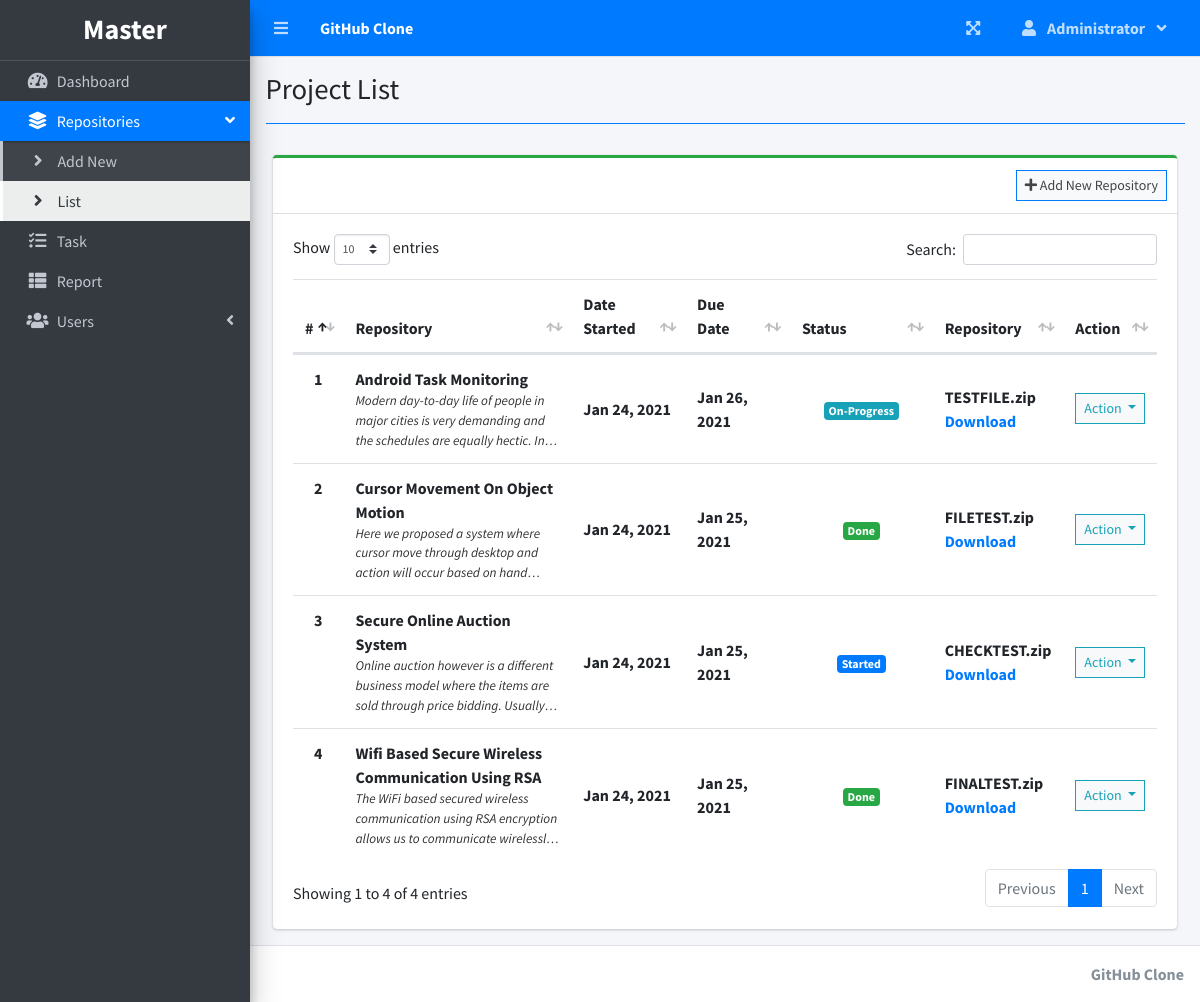
The app's page /index.php?page=project_list (signed in) with its own data.
### tables this page shows
CREATE TABLE `project_list` (
  `id` int(30) NOT NULL,
  `name` varchar(200) NOT NULL,
  `description` text NOT NULL,
  `avatar` varchar(100) NOT NULL,
  `status` tinyint(2) NOT NULL,
  `start_date` date NOT NULL,
  `end_date` date NOT NULL,
  `manager_id` int(30) NOT NULL,
  `user_ids` text NOT NULL,
  `date_created` datetime NOT NULL DEFAULT current_timestamp()
);

### project_list.php (the view, shortened to what this page needs)
<?php include 'db_connect.php';
?>
<div class="col-lg-12">
	<div class="card card-outline card-success">
		<div class="card-header">
			<?php if ($_SESSION['login_type'] != 3) : ?>
				<div class="card-tools">
					<a class="btn btn-block btn-sm btn-default btn-flat border-primary" href="./index.php?page=new_project"><i class="fa fa-plus"></i> Add New Repository</a>
				</div>
			<?php endif; ?>
		</div>
		<div class="card-body">
			<table class="table tabe-hover table-condensed" id="list">
				<colgroup>
					<col width="5%">
					<col width="35%">
					<col width="15%">
					<col width="15%">
					<col width="20%">
					<col width="10%">
				</colgroup>
				<thead>
					<tr>
						<th class="text-center">#</th>
						<th>Repository</th>
						<th>Date Started</th>
						<th>Due Date</th>
						<th>&emsp;&emsp;&emsp;&emsp;Status</th>
						<th>Repository</th>
						<th>Action</th>
					</tr>
				</thead>
				<tbody id="">
					<?php
					$i = 1;
					$stat = array("Pending", "Started", "On-Progress", "On-Hold", "Over Due", "Done");
					$where = "";
					$qry = $conn->query("SELECT * FROM project_list $where order by name asc");
					while ($row = $qry->fetch_assoc()) :
						$trans = get_html_translation_table(HTML_ENTITIES, ENT_QUOTES);
						unset($trans["\""], $trans["<"], $trans[">"], $trans["<h2"]);
						$desc = strtr(html_entity_decode($row['description']), $trans);
						$desc = str_replace(array("<li>", "</li>"), array("", ", "), $desc);
						$cprog = $conn->query("SELECT * FROM task_list where project_id = {$row['id']} and status = 3")->num_rows;
						$prod = $conn->query("SELECT * FROM user_productivity where project_id = {$row['id']}")->num_rows;
						if ($row['status'] == 0 && strtotime(date('Y-m-d')) >= strtotime($row['start_date'])) :
							if ($prod  > 0  || $cprog > 0)
								$row['status'] = 2;
							else
								$row['status'] = 1;
						elseif ($row['status'] == 0 && strtotime(date('Y-m-d')) > strtotime($row['end_date'])) :
							$row['status'] = 4;
						endif;
					?>
						<tr>
							<th class="text-center"><?php echo $i++ ?></th>
							<td>
								<p><b><?php echo ucwords($row['name']) ?></b></p>
								<p class="truncate"><?php echo strip_tags($desc) ?></p>
							</td>
							<td><b><?php echo date("M d, Y", strtotime($row['start_date'])) ?></b></td>
							<td><b><?php echo date("M d, Y", strtotime($row['end_date'])) ?></b></td>
							<td class="text-center">
								<?php
								if ($stat[$row['status']] == 'Pending') {
									echo "<span class='badge badge-secondary'>{$stat[$row['status']]}</span>";
								} elseif ($stat[$row['status']] == 'Started') {
									echo "<span class='badge badge-primary'>{$stat[$row['status']]}</span>";
								} elseif ($stat[$row['status']] == 'On-Progress') {
									echo "<span class='badge badge-info'>{$stat[$row['status']]}</span>";
								} elseif ($stat[$row['status']] == 'On-Hold') {
									echo "<span class='badge badge-warning'>{$stat[$row['status']]}</span>";
								} elseif ($stat[$row['status']] == 'Over Due') {
									echo "<span class='badge badge-danger'>{$stat[$row['status']]}</span>";
								} elseif ($stat[$row['status']] == 'Done') {
									echo "<span class='badge badge-success'>{$stat[$row['status']]}</span>";
								}
								?>
							</td>
							<td>
								<b><?php echo preg_replace('/[0-9_]+/', '', $row['avatar']) ?></b><a href="assets/uploads/<?php echo $row['avatar'] ?>"><br><b>Download</b></a>
							</td>
							<td class="text-center">
								<button type="button" class="btn btn-default btn-sm btn-flat border-info wave-effect text-info dropdown-toggle" data-toggle="dropdown" aria-expanded="true">
									Action
								</button>
							</td>
						</tr>
					<?php endwhile; ?>
				</tbody>
			</table>
		</div>
	</div>
</div>

### project_list.php (style rules this page uses)
table p { margin: unset !important; }
table td { vertical-align: middle !important }

### records on screen
project_list: name "Android Task Monitoring", description "Modern day-to-day life of people in major cities is very demanding and the schedules are equally hectic.…", start_date "Jan 24, 2021", end_date "Jan 26, 2021", status "On-Progress", avatar "TESTFILE.zip"
project_list: name "Cursor Movement On Object Motion", description "Here we proposed a system where cursor move through desktop and action will occur based on…", start_date "Jan 24, 2021", end_date "Jan 25, 2021", status "Done", avatar "FILETEST.zip"
project_list: name "Secure Online Auction System", description "Online auction however is a different business model where the items are sold through price bidding.…", start_date "Jan 24, 2021", end_date "Jan 25, 2021", status "Started", avatar "CHECKTEST.zip"
project_list: name "Wifi Based Secure Wireless Communication Using RSA", description "The WiFi based secured wireless communication using RSA encryption allows us to communicate…", start_date "Jan 24, 2021", end_date "Jan 25, 2021", status "Done", avatar "FINALTEST.zip"

### other values on screen
$_SESSION['system']['name'] "GitHub Clone"
$_SESSION['login_firstname'] "Administrator"
$title "Project List"
